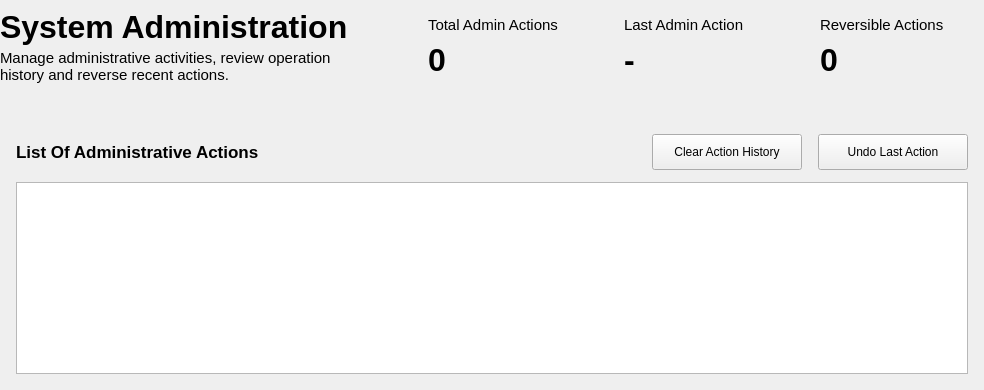
      <widget class="QWidget" name="adminTab">
       <attribute name="title">
        <string>Administration</string>
       </attribute>
       <layout class="QVBoxLayout" name="verticalLayout_43">
        <property name="spacing">
         <number>24</number>
        </property>
        <property name="leftMargin">
         <number>0</number>
        </property>
        <property name="topMargin">
         <number>0</number>
        </property>
        <property name="rightMargin">
         <number>0</number>
        </property>
        <property name="bottomMargin">
         <number>0</number>
        </property>
        <item>
         <widget class="QWidget" name="adminTopContainer" native="true">
          <property name="sizePolicy">
           <sizepolicy hsizetype="Preferred" vsizetype="Fixed">
            <horstretch>0</horstretch>
            <verstretch>0</verstretch>
           </sizepolicy>
          </property>
          <layout class="QHBoxLayout" name="horizontalLayout_21">
           <property name="spacing">
            <number>64</number>
           </property>
           <property name="leftMargin">
            <number>0</number>
           </property>
           <property name="topMargin">
            <number>0</number>
           </property>
           <property name="rightMargin">
            <number>0</number>
           </property>
           <property name="bottomMargin">
            <number>0</number>
           </property>
           <item>
            <widget class="QWidget" name="adminTabTitleContainer" native="true">
             <property name="sizePolicy">
              <sizepolicy hsizetype="Expanding" vsizetype="Fixed">
               <horstretch>0</horstretch>
               <verstretch>0</verstretch>
              </sizepolicy>
             </property>
             <layout class="QVBoxLayout" name="verticalLayout_36">
              <property name="spacing">
               <number>4</number>
              </property>
              <property name="leftMargin">
               <number>0</number>
              </property>
              <property name="topMargin">
               <number>0</number>
              </property>
              <property name="rightMargin">
               <number>0</number>
              </property>
              <property name="bottomMargin">
               <number>0</number>
              </property>
              <item>
               <widget class="QLabel" name="adminTabTitleLabel">
                <property name="sizePolicy">
                 <sizepolicy hsizetype="Fixed" vsizetype="Fixed">
                  <horstretch>0</horstretch>
                  <verstretch>0</verstretch>
                 </sizepolicy>
                </property>
                <property name="font">
                 <font>
                  <pointsize>24</pointsize>
                  <bold>true</bold>
                 </font>
                </property>
                <property name="text">
                 <string>System Administration</string>
                </property>
                <property name="alignment">
                 <set>Qt::AlignmentFlag::AlignLeading|Qt::AlignmentFlag::AlignLeft|Qt::AlignmentFlag::AlignVCenter</set>
                </property>
               </widget>
              </item>
              <item>
               <widget class="QLabel" name="adminTabSubtitleLabel">
                <property name="sizePolicy">
                 <sizepolicy hsizetype="Preferred" vsizetype="Fixed">
                  <horstretch>0</horstretch>
                  <verstretch>0</verstretch>
                 </sizepolicy>
                </property>
                <property name="font">
                 <font>
                  <pointsize>11</pointsize>
                 </font>
                </property>
                <property name="text">
                 <string>Manage administrative activities, review operation history and reverse recent actions.</string>
                </property>
                <property name="alignment">
                 <set>Qt::AlignmentFlag::AlignLeading|Qt::AlignmentFlag::AlignLeft|Qt::AlignmentFlag::AlignTop</set>
                </property>
                <property name="wordWrap">
                 <bool>true</bool>
                </property>
               </widget>
              </item>
             </layout>
            </widget>
           </item>
           <item>
            <widget class="QWidget" name="adminStatisticsContainer" native="true">
             <property name="sizePolicy">
              <sizepolicy hsizetype="Fixed" vsizetype="Preferred">
               <horstretch>0</horstretch>
               <verstretch>0</verstretch>
              </sizepolicy>
             </property>
             <layout class="QHBoxLayout" name="horizontalLayout_22">
              <property name="spacing">
               <number>16</number>
              </property>
              <property name="leftMargin">
               <number>0</number>
              </property>
              <property name="topMargin">
               <number>0</number>
              </property>
              <property name="rightMargin">
               <number>0</number>
              </property>
              <property name="bottomMargin">
               <number>0</number>
              </property>
              <item>
               <widget class="QWidget" name="totalAdminActionsCard" native="true">
                <property name="sizePolicy">
                 <sizepolicy hsizetype="Fixed" vsizetype="Fixed">
                  <horstretch>0</horstretch>
                  <verstretch>0</verstretch>
                 </sizepolicy>
                </property>
                <property name="minimumSize">
                 <size>
                  <width>180</width>
                  <height>0</height>
                 </size>
                </property>
                <property name="maximumSize">
                 <size>
                  <width>180</width>
                  <height>16777215</height>
                 </size>
                </property>
                <layout class="QVBoxLayout" name="verticalLayout_41">
                 <property name="spacing">
                  <number>8</number>
                 </property>
                 <property name="leftMargin">
                  <number>16</number>
                 </property>
                 <property name="topMargin">
                  <number>16</number>
                 </property>
                 <property name="rightMargin">
                  <number>16</number>
                 </property>
                 <property name="bottomMargin">
                  <number>16</number>
                 </property>
                 <item>
                  <widget class="QLabel" name="totalAdminActionsTitleLabel">
                   <property name="sizePolicy">
                    <sizepolicy hsizetype="Preferred" vsizetype="Fixed">
                     <horstretch>0</horstretch>
                     <verstretch>0</verstretch>
                    </sizepolicy>
                   </property>
                   <property name="font">
                    <font>
                     <pointsize>11</pointsize>
                    </font>
                   </property>
                   <property name="text">
                    <string>Total Admin Actions</string>
                   </property>
                  </widget>
                 </item>
                 <item>
                  <widget class="QWidget" name="totalAdminActionsInnerContainer" native="true">
                   <property name="sizePolicy">
                    <sizepolicy hsizetype="Preferred" vsizetype="Fixed">
                     <horstretch>0</horstretch>
                     <verstretch>0</verstretch>
                    </sizepolicy>
                   </property>
                   <layout class="QHBoxLayout" name="horizontalLayout_26">
                    <property name="spacing">
                     <number>16</number>
                    </property>
                    <property name="leftMargin">
                     <number>0</number>
                    </property>
                    <property name="topMargin">
                     <number>0</number>
                    </property>
                    <property name="rightMargin">
                     <number>0</number>
                    </property>
                    <property name="bottomMargin">
                     <number>0</number>
                    </property>
                    <item>
                     <widget class="QLabel" name="totalAdminActionsValue">
                      <property name="sizePolicy">
                       <sizepolicy hsizetype="Preferred" vsizetype="Fixed">
                        <horstretch>0</horstretch>
                        <verstretch>0</verstretch>
                       </sizepolicy>
                      </property>
                      <property name="font">
                       <font>
                        <pointsize>24</pointsize>
                        <bold>true</bold>
                       </font>
                      </property>
                      <property name="text">
                       <string>0</string>
                      </property>
                     </widget>
                    </item>
                   </layout>
                  </widget>
                 </item>
                </layout>
               </widget>
              </item>
              <item>
               <widget class="QWidget" name="lastActionCard" native="true">
                <property name="sizePolicy">
                 <sizepolicy hsizetype="Fixed" vsizetype="Fixed">
                  <horstretch>0</horstretch>
                  <verstretch>0</verstretch>
                 </sizepolicy>
                </property>
                <property name="minimumSize">
                 <size>
                  <width>180</width>
                  <height>0</height>
                 </size>
                </property>
                <property name="maximumSize">
                 <size>
                  <width>180</width>
                  <height>16777215</height>
                 </size>
                </property>
                <layout class="QVBoxLayout" name="verticalLayout_39">
                 <property name="spacing">
                  <number>8</number>
                 </property>
                 <property name="leftMargin">
                  <number>16</number>
                 </property>
                 <property name="topMargin">
                  <number>16</number>
                 </property>
                 <property name="rightMargin">
                  <number>16</number>
                 </property>
                 <property name="bottomMargin">
                  <number>16</number>
                 </property>
                 <item>
                  <widget class="QLabel" name="lastActionTitleLabel">
                   <property name="sizePolicy">
                    <sizepolicy hsizetype="Preferred" vsizetype="Fixed">
                     <horstretch>0</horstretch>
                     <verstretch>0</verstretch>
                    </sizepolicy>
                   </property>
                   <property name="font">
                    <font>
                     <pointsize>11</pointsize>
                    </font>
                   </property>
                   <property name="text">
                    <string>Last Admin Action</string>
                   </property>
                  </widget>
                 </item>
                 <item>
                  <widget class="QWidget" name="lastActionInnerContainer" native="true">
                   <property name="sizePolicy">
                    <sizepolicy hsizetype="Preferred" vsizetype="Fixed">
                     <horstretch>0</horstretch>
                     <verstretch>0</verstretch>
                    </sizepolicy>
                   </property>
                   <layout class="QHBoxLayout" name="horizontalLayout_24">
                    <property name="spacing">
                     <number>16</number>
                    </property>
                    <property name="leftMargin">
                     <number>0</number>
                    </property>
                    <property name="topMargin">
                     <number>0</number>
                    </property>
                    <property name="rightMargin">
                     <number>0</number>
                    </property>
                    <property name="bottomMargin">
                     <number>0</number>
                    </property>
                    <item>
                     <widget class="QLabel" name="lastActionValue">
                      <property name="sizePolicy">
                       <sizepolicy hsizetype="Preferred" vsizetype="Fixed">
                        <horstretch>0</horstretch>
                        <verstretch>0</verstretch>
                       </sizepolicy>
                      </property>
                      <property name="font">
                       <font>
                        <pointsize>24</pointsize>
                        <bold>true</bold>
                       </font>
                      </property>
                      <property name="text">
                       <string>-</string>
                      </property>
                     </widget>
                    </item>
                   </layout>
                  </widget>
                 </item>
                </layout>
               </widget>
              </item>
              <item>
               <widget class="QWidget" name="reversibleActionsCard" native="true">
                <property name="sizePolicy">
                 <sizepolicy hsizetype="Fixed" vsizetype="Fixed">
                  <horstretch>0</horstretch>
                  <verstretch>0</verstretch>
                 </sizepolicy>
                </property>
                <property name="minimumSize">
                 <size>
                  <width>180</width>
                  <height>0</height>
                 </size>
                </property>
                <property name="maximumSize">
                 <size>
                  <width>180</width>
                  <height>16777215</height>
                 </size>
                </property>
                <layout class="QVBoxLayout" name="verticalLayout_38">
                 <property name="spacing">
                  <number>8</number>
                 </property>
                 <property name="leftMargin">
                  <number>16</number>
                 </property>
                 <property name="topMargin">
                  <number>16</number>
                 </property>
                 <property name="rightMargin">
                  <number>16</number>
                 </property>
                 <property name="bottomMargin">
                  <number>16</number>
                 </property>
                 <item>
                  <widget class="QLabel" name="reversibleActionsTitleLabel">
                   <property name="sizePolicy">
                    <sizepolicy hsizetype="Preferred" vsizetype="Fixed">
                     <horstretch>0</horstretch>
                     <verstretch>0</verstretch>
                    </sizepolicy>
                   </property>
                   <property name="font">
                    <font>
                     <pointsize>11</pointsize>
                    </font>
                   </property>
                   <property name="text">
                    <string>Reversible Actions</string>
                   </property>
                  </widget>
                 </item>
                 <item>
                  <widget class="QWidget" name="reversibleActionsInnerContainer" native="true">
                   <property name="sizePolicy">
                    <sizepolicy hsizetype="Preferred" vsizetype="Fixed">
                     <horstretch>0</horstretch>
                     <verstretch>0</verstretch>
                    </sizepolicy>
                   </property>
                   <layout class="QHBoxLayout" name="horizontalLayout_23">
                    <property name="spacing">
                     <number>16</number>
                    </property>
                    <property name="leftMargin">
                     <number>0</number>
                    </property>
                    <property name="topMargin">
                     <number>0</number>
                    </property>
                    <property name="rightMargin">
                     <number>0</number>
                    </property>
                    <property name="bottomMargin">
                     <number>0</number>
                    </property>
                    <item>
                     <widget class="QLabel" name="reversibleActionsValue">
                      <property name="sizePolicy">
                       <sizepolicy hsizetype="Preferred" vsizetype="Fixed">
                        <horstretch>0</horstretch>
                        <verstretch>0</verstretch>
                       </sizepolicy>
                      </property>
                      <property name="font">
                       <font>
                        <pointsize>24</pointsize>
                        <bold>true</bold>
                       </font>
                      </property>
                      <property name="text">
                       <string>0</string>
                      </property>
                     </widget>
                    </item>
                   </layout>
                  </widget>
                 </item>
                </layout>
               </widget>
              </item>
             </layout>
            </widget>
           </item>
          </layout>
         </widget>
        </item>
        <item>
         <widget class="QWidget" name="adminTabTableContainer" native="true">
          <layout class="QVBoxLayout" name="verticalLayout_40">
           <property name="spacing">
            <number>12</number>
           </property>
           <property name="leftMargin">
            <number>16</number>
           </property>
           <property name="topMargin">
            <number>16</number>
           </property>
           <property name="rightMargin">
            <number>16</number>
           </property>
           <property name="bottomMargin">
            <number>16</number>
           </property>
           <item>
            <widget class="QWidget" name="adminHistoryContainerTop" native="true">
             <property name="sizePolicy">
              <sizepolicy hsizetype="Preferred" vsizetype="Fixed">
               <horstretch>0</horstretch>
               <verstretch>0</verstretch>
              </sizepolicy>
             </property>
             <layout class="QHBoxLayout" name="horizontalLayout_25">
              <property name="spacing">
               <number>48</number>
              </property>
              <property name="leftMargin">
               <number>0</number>
              </property>
              <property name="topMargin">
               <number>0</number>
              </property>
              <property name="rightMargin">
               <number>0</number>
              </property>
              <property name="bottomMargin">
               <number>0</number>
              </property>
              <item>
               <widget class="QLabel" name="adminHistoryTitleLabel">
                <property name="sizePolicy">
                 <sizepolicy hsizetype="Preferred" vsizetype="Fixed">
                  <horstretch>0</horstretch>
                  <verstretch>0</verstretch>
                 </sizepolicy>
                </property>
                <property name="font">
                 <font>
                  <pointsize>13</pointsize>
                  <bold>true</bold>
                 </font>
                </property>
                <property name="text">
                 <string>List Of Administrative Actions</string>
                </property>
               </widget>
              </item>
              <item>
               <widget class="QWidget" name="adminActionsContainer" native="true">
                <property name="sizePolicy">
                 <sizepolicy hsizetype="Fixed" vsizetype="Preferred">
                  <horstretch>0</horstretch>
                  <verstretch>0</verstretch>
                 </sizepolicy>
                </property>
                <layout class="QHBoxLayout" name="horizontalLayout_27">
                 <property name="spacing">
                  <number>16</number>
                 </property>
                 <property name="leftMargin">
                  <number>0</number>
                 </property>
                 <property name="topMargin">
                  <number>0</number>
                 </property>
                 <property name="rightMargin">
                  <number>0</number>
                 </property>
                 <property name="bottomMargin">
                  <number>0</number>
                 </property>
                 <item>
                  <widget class="QPushButton" name="clearAdminHistoryButton">
                   <property name="sizePolicy">
                    <sizepolicy hsizetype="Fixed" vsizetype="Fixed">
                     <horstretch>0</horstretch>
                     <verstretch>0</verstretch>
                    </sizepolicy>
                   </property>
                   <property name="minimumSize">
                    <size>
                     <width>150</width>
                     <height>36</height>
                    </size>
                   </property>
                   <property name="maximumSize">
                    <size>
                     <width>150</width>
                     <height>36</height>
                    </size>
                   </property>
                   <property name="font">
                    <font>
                     <pointsize>9</pointsize>
                    </font>
                   </property>
                   <property name="cursor">
                    <cursorShape>PointingHandCursor</cursorShape>
                   </property>
                   <property name="text">
                    <string>Clear Action History</string>
                   </property>
                  </widget>
                 </item>
                 <item>
                  <widget class="QPushButton" name="undoLastActionButton">
                   <property name="sizePolicy">
                    <sizepolicy hsizetype="Fixed" vsizetype="Fixed">
                     <horstretch>0</horstretch>
                     <verstretch>0</verstretch>
                    </sizepolicy>
                   </property>
                   <property name="minimumSize">
                    <size>
                     <width>150</width>
                     <height>36</height>
                    </size>
                   </property>
                   <property name="maximumSize">
                    <size>
                     <width>150</width>
                     <height>36</height>
                    </size>
                   </property>
                   <property name="font">
                    <font>
                     <pointsize>9</pointsize>
                    </font>
                   </property>
                   <property name="cursor">
                    <cursorShape>PointingHandCursor</cursorShape>
                   </property>
                   <property name="text">
                    <string>Undo Last Action</string>
                   </property>
                  </widget>
                 </item>
                </layout>
               </widget>
              </item>
             </layout>
            </widget>
           </item>
           <item>
            <widget class="QTableWidget" name="adminHistoryTable"/>
           </item>
          </layout>
         </widget>
        </item>
       </layout>
      </widget>
